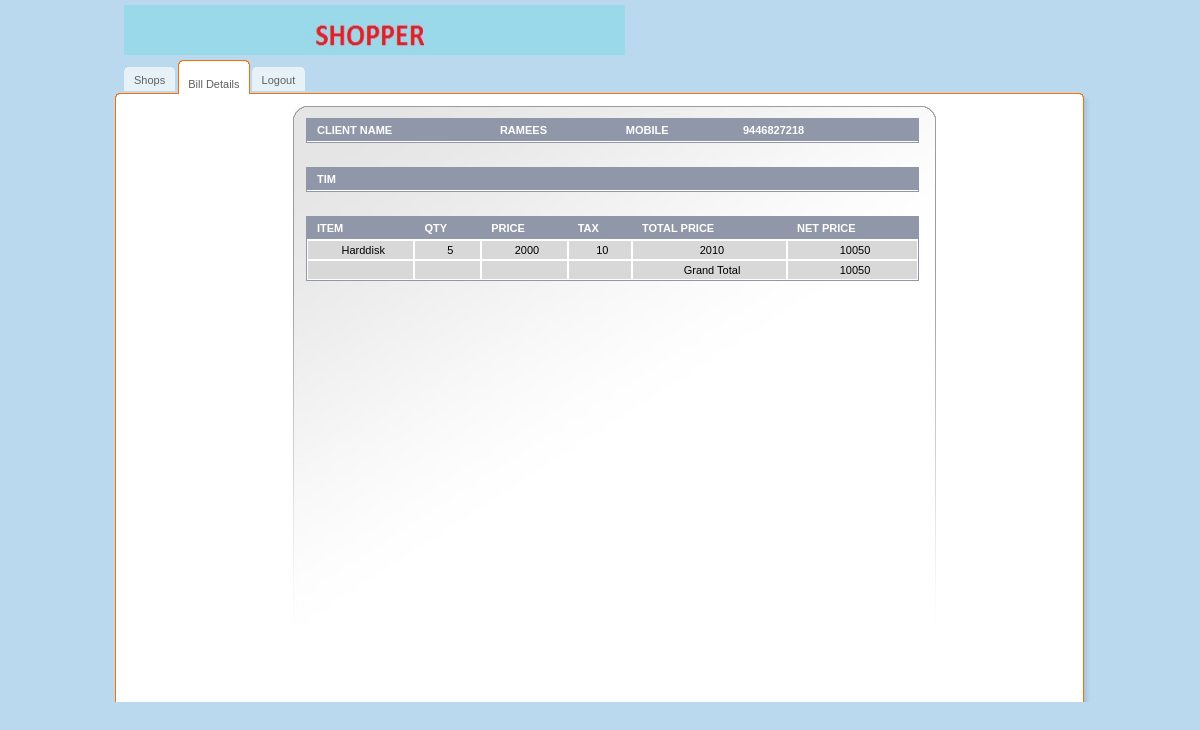
Page /src/bill_details.php?bill=4 on the committed database.
### tables this page shows
CREATE TABLE IF NOT EXISTS `purchase` (
  `bill-no` int(11) NOT NULL,
  `shop-id` int(11) NOT NULL,
  `purchase-id` int(11) NOT NULL AUTO_INCREMENT,
  `time` timestamp NOT NULL DEFAULT CURRENT_TIMESTAMP,
  `customer-name` varchar(50) NOT NULL,
  `customer-mob` varchar(50) NOT NULL,
  `day` int(11) NOT NULL,
  `month` varchar(50) NOT NULL,
  `year` int(11) NOT NULL,
  PRIMARY KEY (`purchase-id`)
);

CREATE TABLE IF NOT EXISTS `bill` (
  `no` int(11) NOT NULL AUTO_INCREMENT,
  `id` int(11) NOT NULL,
  `product_id` int(11) NOT NULL,
  `qty` int(11) NOT NULL,
  PRIMARY KEY (`no`)
);

CREATE TABLE IF NOT EXISTS `product` (
  `id` int(11) NOT NULL AUTO_INCREMENT,
  `name` varchar(50) NOT NULL,
  `unit-price` double NOT NULL,
  `tax` double NOT NULL,
  `stock` int(11) NOT NULL,
  `minimum-stock` int(11) NOT NULL,
  `shop_id` int(11) NOT NULL,
  PRIMARY KEY (`id`)
);

### src/bill_details.php (the view, shortened to what this page needs)
<!DOCTYPE html PUBLIC "-//W3C//DTD XHTML 1.0 Transitional//EN" "http://www.w3.org/TR/xhtml1/DTD/xhtml1-transitional.dtd">
<html>
    <head>
    </head>
    <body>
        <div id="main">
            <div id="header">
                <a href="shops.php" class="logo"><img src="../img/logos.jpeg" width="501" height="50" alt=""/></a>
                <ul id="top-navigation">
                    <li><span><span><a href="shops.php">Shops</a></span></span></li>
                    <li class="active"><span><span><a href="#">Bill Details</a></span></span></li>
                    <li><span><span><a href="../index.php">Logout</a></span></span></li>
                </ul>
            </div>
            <div id="middle">
                <div id="left-column">
                </div>
                <div id="center-column">
                    <table class="listing form" cellpadding="0" cellspacing="0">
                        <tr>
                            <?php
                            require 'dbconfig.php';
                            try {
                                $conn = new PDO("mysql:host=$host;dbname=$dbname", $username, $password);
                                $sql = "SELECT * FROM PURCHASE WHERE `BILL-NO`=" . $_GET['bill'];
                                $result = $conn->query($sql);
                                if ($result->execute()) {
                                    $row = $result->fetch(PDO::FETCH_ASSOC);
                                    echo '
                        <th class="full" >Client Name</th>
                            <th class="full" >' . $row['customer-name'] . '</th>
                            <th class="full" >Mobile</th>
                            <th class="full" >' . $row['customer-mob'] . '</th>
                            <th class="full" ></th>
';
                                } else {
                                    die("Can't execute the query");
                                }
                            } catch (PDOException $pe) {
                                die("Can't connect to the database $dbname :" . $pe->getMessage());
                            }
                            ?>
                        </tr>
                    </table>
                    <br></br>
                    <table class="listing form" cellpadding="0" cellspacing="0">
                        <tr>
                            <?php
                            echo '
                        <th class="full" >Tim</th>
                            <th class="full" >' . $_GET['time'] . '</th>
                            <th class="full" ></th>
                            <th class="full" ></th>
                            <th class="full" ></th>
                            <th class="full" ></th>
                            <th class="full" ></th>
';
                            ?>
                        </tr>
                    </table>
                    <br></br>
                    <table class="listing form" cellpadding="0" cellspacing="0">
                        <tr>
                            <th class="full" >Item</th>
                            <th class="full" >Qty</th>
                            <th class="full" >Price</th>
                            <th class="full" >Tax</th>
                            <th class="full" >Total Price</th>
                            <th class="full" >Net Price</th>
                        </tr>
                        <?php
                        try {
                            $sql = "SELECT `product`.`name`,`qty`,`product`.`unit-price`,`product`.`tax`,`product`.`unit-price`+`product`.`tax` AS `total_price`,(`product`.`unit-price`+`product`.`tax`)*`qty` AS `net_price` FROM `product`,`bill` WHERE `bill`.`id`=" . $_GET['bill'] . " AND `product`.`id`=`bill`.`product_id`";
                            $result = $conn->prepare($sql);
                            if ($result->execute()) {
                                $grand_price=0;
                                while ($row = $result->fetch(PDO::FETCH_ASSOC)) {
                                    echo '<tr>
                            <td>' . $row['name'] . '</td>
                            <td>' . $row['qty'] . '</td>';
              echo '              <td>' . $row['unit-price'] . '</td>
                                <td>' . $row['tax'] . '</td>
                       <td>' . $row['total_price'] . '</td>'
                      . '<td>' . $row['net_price'] . '</td>';
$grand_price=$grand_price+$row['net_price'];
                                    echo '</tr>';
                                }
                                         echo '<tr>
                            <td></td>
                            <td></td>';
              echo '              <td></td>
                                <td></td>
                       <td>Grand Total</td>'
                      . '<td>' . $grand_price . '</td>';
                                    echo '</tr>';
                            } else {
                                die("Can't execute the query");
                            }
                        } catch (PDOException $pe) {
                            die("Can't connect to the database $dbname :" . $pe->getMessage());
                        }
                        ?>
                    </table>
                </div>
            </div>
        </div>
    </body>
</html>

### css/all.css (style rules this page uses)
body { margin:0;padding:0;background:#BBD9EE;color:#000;font-family:tahoma,arial,sans-serif;font-size:11px; }
img { border:none; }
a { color:#060606;text-decoration:none }
#main { width:992px;margin:0 auto; }
#header { position:relative;width:992px;height:106px;background:url(../img/bg-header.gif) no-repeat left bottom; }
a.logo { position:absolute;top:5px;left:20px; }
#top-navigation { position:absolute;top:60px;left:20px;margin:0;padding:0;list-style:none; }
#top-navigation li { float:left;margin:0 3px 0 0;height:34px;background:url(../img/tab.gif) repeat-x top; }
#top-navigation li a { float:left;display:block;height:20px;line-height:19px;color:#606060;padding:4px 0 0 0; }
#top-navigation li span { float:left;background:url(../img/tab-left.gif) no-repeat left top; }
#top-navigation li span span { background:url(../img/tab-right.gif) no-repeat right top;padding:7px 10px 0 10px; }
#top-navigation li.active { padding:0;height:34px;background:url(../img/tab-active.gif) repeat-x top;margin-right:2px; }
#top-navigation li.active span { background:url(../img/tab-active-left.gif) no-repeat left top;height:34px; }
#top-navigation li.active span span { background:url(../img/tab-active-right.gif) no-repeat right top;height:23px;padding:11px 10px 0 10px;line-height:19px;color:#606060; }
#middle { float:left;width:967px;background:url(../img/bg-middle.gif) repeat-y left;padding:0 13px 0 12px; }
#left-column { float:left;padding:1px 14px 0 12px;width:151px; }
#center-column { float:left;width:614px;background:url(../img/bg-center-column.jpg) no-repeat left top;min-height:584px;padding:12px 16px 0 13px; }
table.listing { border-bottom:1px solid #9097A9;width:613px;padding:0;margin:0;border:1px solid #9097A9; }
table.listing th { border-top:0!important; }
table.listing th.full { border-left:0;border-right:0!important;text-align:left;text-transform:uppercase; }
table.listing td,table.listing th { border:1px solid #fff;text-align:center; }
table.listing th { background:#9097A9;color:#fff;padding:5px; }
table.listing td { background:#D8D8D8;color:#000;padding:3px 5px; }
table.form th,table.form td { padding-left:10px; }

### rows in the picture
purchase: value "RAMEES", value "9446827218"
bill: product.name "Harddisk", qty "5", product "2000", product.tax "10", total_price "2010", net_price "10050"

### other values in the picture
$grand_price "10050"
